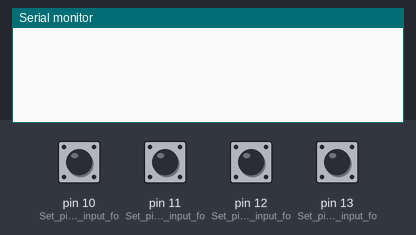
Bench run of a sketch on a simulated Arduino Uno, built with avr-gcc and run on an emulated ATmega328P. Shown: the last lines printed to the serial monitor. The inputs (shaded band) are chosen by the test bench; at power-on: pin 10 (Set_pin_10_as_an_input_fo), pin 11 (Set_pin_11_as_an_input_fo), pin 12 (Set_pin_12_as_an_input_fo), pin 13 (Set_pin_13_as_an_input_fo) LOW.

Above: at 1.2 s.
1.3 s: pin 10 (Set_pin_10_as_an_input_fo) pulled HIGH for 0.25 s
At 2.6 s:
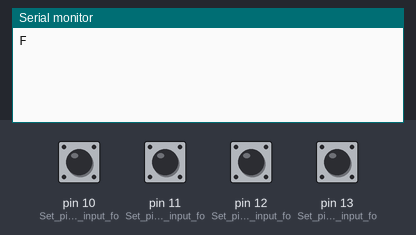
3.0 s: pin 11 (Set_pin_11_as_an_input_fo) pulled HIGH for 0.25 s
At 4.3 s:
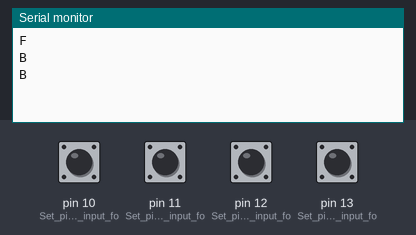
4.7 s: pin 12 (Set_pin_12_as_an_input_fo) pulled HIGH for 0.25 s
At 5.5 s:
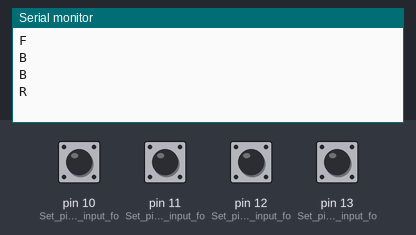
6.4 s: pin 13 (Set_pin_13_as_an_input_fo) pulled HIGH for 0.25 s
At 8.1 s:
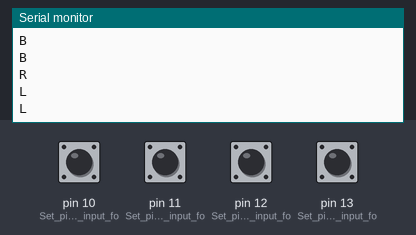

The sketch:

Controller_Code.ino
```cpp
void setup() {
  Serial.begin(38400); // Initializes serial communication at this number for bluetooth modules

  pinMode(10, INPUT); // Set pin 10 as an input for the "forward" button
  pinMode(11, INPUT); // Set pin 11 as an input for the "backward" button
  pinMode(12, INPUT); // Set pin 12 as an input for the "right" button
  pinMode(13, INPUT); // Set pin 13 as an input for the "left" button
}

void loop() {
  // Checks state of button connected to pin 12
  if (digitalRead(10) == HIGH) {
    Serial.println("F"); // Sends 1 letter message to car through bluetooth telling it to go forward
  }
  // Checks state of button connected to pin 13
  else if (digitalRead(11) == HIGH) {
    Serial.println("B"); // Sends 1 letter message to car through bluetooth telling it to go backward
  }
  else if (digitalRead(12) == HIGH) {
    Serial.println("R"); // Sends 1 letter message to car through bluetooth telling it to spin right
  }
  else if (digitalRead(13) == HIGH) {
    Serial.println("L"); // Sends 1 letter message to car through bluetooth telling it to spin left
  }

  delay(200); // Wait 200 milliseconds for every input cycle in order to get rid of any jerks when the car moves
}
```

Measured:
- after the input at 1.3 s, the serial monitor: prints a new line after 0.10 s (image 1)
- after the input at 3.0 s, the serial monitor: prints a new line at once (image 2)
- after the input at 4.7 s, the serial monitor: prints a new line after 0.10 s (image 3)
- after the input at 6.4 s, the serial monitor: prints a new line at once (image 4)
